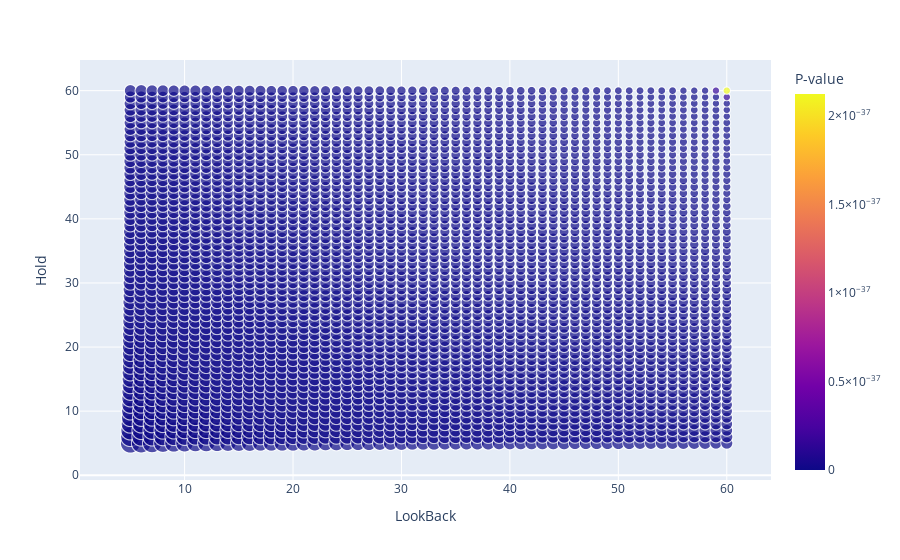

Notebook code cell kept with this figure:
### Code cell
fig = px.scatter(returns_table, x="LookBack", y="Hold", color="P-value",
                 size='Correlation_abs')
fig.show()

### Figure 1 — Plotly figure (JSON) as saved in the notebook; plotly's stock layout.template omitted (floating-point values rounded to 4 significant figures; data arrays with more than 128 entries replaced by an {"elided": "..."} marker saying what was removed)
{"data": [{"hovertemplate": "LookBack=%{x}<br>Hold=%{y}<br>Correlation_abs=%{marker.size}<br>P-value=%{marker.color}<extra></extra>", "legendgroup": "", "marker": {"color": {"elided": "3136 float values"}, "coloraxis": "coloraxis", "size": {"elided": "3136 float values"}, "sizemode": "area", "sizeref": 0.0002172, "symbol": "circle"}, "mode": "markers", "name": "", "showlegend": false, "type": "scattergl", "x": {"elided": "3136 int values"}, "xaxis": "x", "y": {"elided": "3136 int values"}, "yaxis": "y"}], "layout": {"coloraxis": {"colorbar": {"title": {"text": "P-value"}}, "colorscale": [[0, "#0d0887"], [0.1111, "#46039f"], [0.2222, "#7201a8"], [0.3333, "#9c179e"], [0.4444, "#bd3786"], [0.5556, "#d8576b"], [0.6667, "#ed7953"], [0.7778, "#fb9f3a"], [0.8889, "#fdca26"], [1, "#f0f921"]]}, "legend": {"itemsizing": "constant", "tracegroupgap": 0}, "margin": {"t": 60}, "xaxis": {"anchor": "y", "domain": [0, 1], "title": {"text": "LookBack"}}, "yaxis": {"anchor": "x", "domain": [0, 1], "title": {"text": "Hold"}}}}
